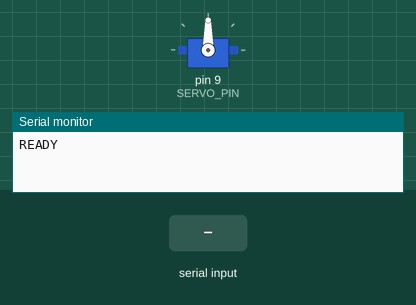
Simulated run of this sketch. Board: Arduino Uno, built with avr-gcc and run on an emulated ATmega328P. Parts: servo, the last lines printed to the serial monitor. The inputs (shaded band) are chosen by the test bench.

Above: at 1.2 s.
1.3 s: "W" received over Serial
At 2.06 s:
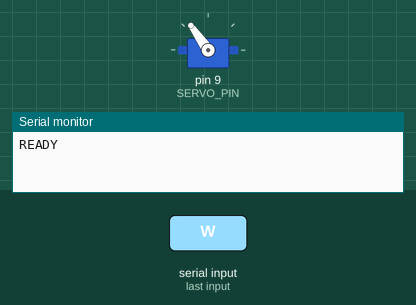
4.3 s: "W" received over Serial
At 4.7 s:
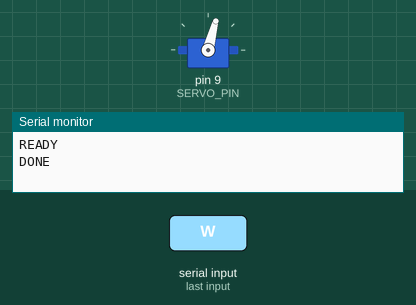
At 6.53 s:
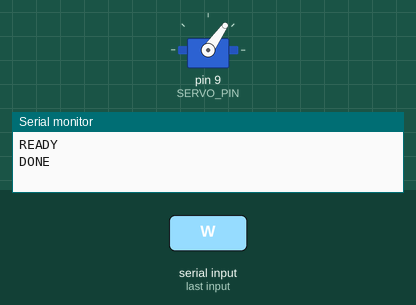
Timing chart, 0 to 8.7 s (numbered marks = the images above; inputs shaded):
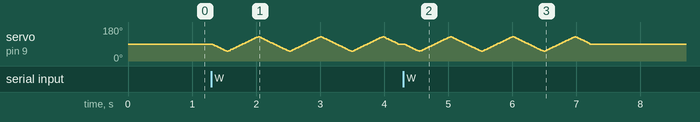

The sketch:

wave_servo.ino
```cpp
// Wave to Elon - Arduino Uno side.
// Waits for the letter 'W' over USB serial, then waves the servo back and forth.
//
// Wiring (SG90 / MG90S style servo):
//   Brown/Black  -> GND
//   Red          -> 5V
//   Orange/Yellow (signal) -> pin 9

#include <Servo.h>

const int SERVO_PIN = 9;
const int REST_ANGLE = 90;   // hand straight up
const int LEFT_ANGLE = 50;
const int RIGHT_ANGLE = 130;
const int WAVES = 3;         // how many back-and-forths
const int STEP_DELAY = 6;    // ms per degree; lower = faster wave

Servo hand;
int current = REST_ANGLE;

void moveTo(int target) {
  int step = target > current ? 1 : -1;
  while (current != target) {
    current += step;
    hand.write(current);
    delay(STEP_DELAY);
  }
}

void wave() {
  for (int i = 0; i < WAVES; i++) {
    moveTo(LEFT_ANGLE);
    moveTo(RIGHT_ANGLE);
  }
  moveTo(REST_ANGLE);
}

void setup() {
  Serial.begin(9600);
  hand.attach(SERVO_PIN);
  hand.write(REST_ANGLE);
  Serial.println("READY");
}

void loop() {
  if (Serial.available()) {
    char c = Serial.read();
    if (c == 'W') {
      wave();
      while (Serial.available()) Serial.read();  // ignore waves sent while we were busy
      Serial.println("DONE");
    }
  }
}
```
